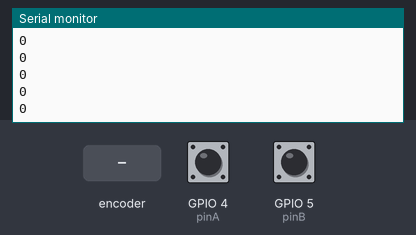
A sketch run on a simulated ESP32. On the bench: the last lines printed to the serial monitor. The inputs (shaded band) are chosen by the test bench; at power-on: GPIO 4 (pinA) HIGH, GPIO 5 (pinB) HIGH.

Above: at 1.2 s.
1.3 s: rotary encoder on GPIO 4 (pinA) / GPIO 5 (pinB) turned 1 step (first pin leading)
At 1.31 s:
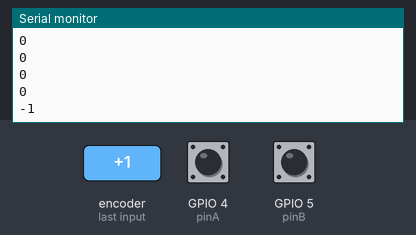
3.0 s: rotary encoder on GPIO 4 (pinA) / GPIO 5 (pinB) turned 1 step (first pin leading)
At 3.01 s:
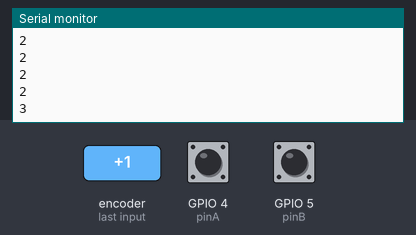
Timing chart, 0 to 6.0 s (numbered marks = the images above; inputs shaded):
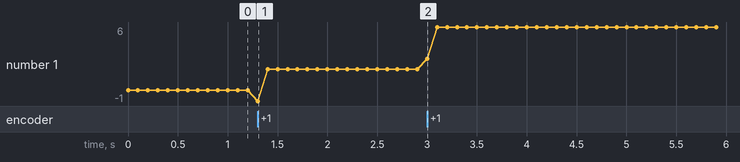

The sketch:

EncoderTest.ino
```cpp
// Pines de conexión del encoder
const int pinA = 4; // Canal A del encoder
const int pinB = 5; // Canal B del encoder

volatile int encoderValue = 0; // Valor del encoder
volatile int lastEncoded = 0;

void IRAM_ATTR handleEncoder() {
  int MSB = digitalRead(pinA); // LSB primero
  int LSB = digitalRead(pinB); // MSB segundo

  int encoded = (MSB << 1) | LSB; // Concatena los valores de los pines
  int sum = (lastEncoded << 2) | encoded; // Combina los valores actuales y anteriores

  if (sum == 0b1101 || sum == 0b0100 || sum == 0b0010 || sum == 0b1011) {
    encoderValue++;
  } else if (sum == 0b1110 || sum == 0b0111 || sum == 0b0001 || sum == 0b1000) {
    encoderValue--;
  }

  lastEncoded = encoded; // Actualiza el último valor codificado
}

void setup() {
  pinMode(pinA, INPUT_PULLUP);
  pinMode(pinB, INPUT_PULLUP);

  attachInterrupt(digitalPinToInterrupt(pinA), handleEncoder, CHANGE);
  attachInterrupt(digitalPinToInterrupt(pinB), handleEncoder, CHANGE);

  Serial.begin(115200);
}

void loop() {
  // Imprime el valor del encoder
  Serial.println(encoderValue);
  delay(100);
}
```

Measured:
- after the input at 1.3 s, the serial monitor: prints a new line at once (image 1)
- after the input at 3.0 s, the serial monitor: prints a new line at once (image 2)
- plotted number 1: 0 → 2 after the input at 1.3 s, 2 → 6 after the input at 3.0 s
